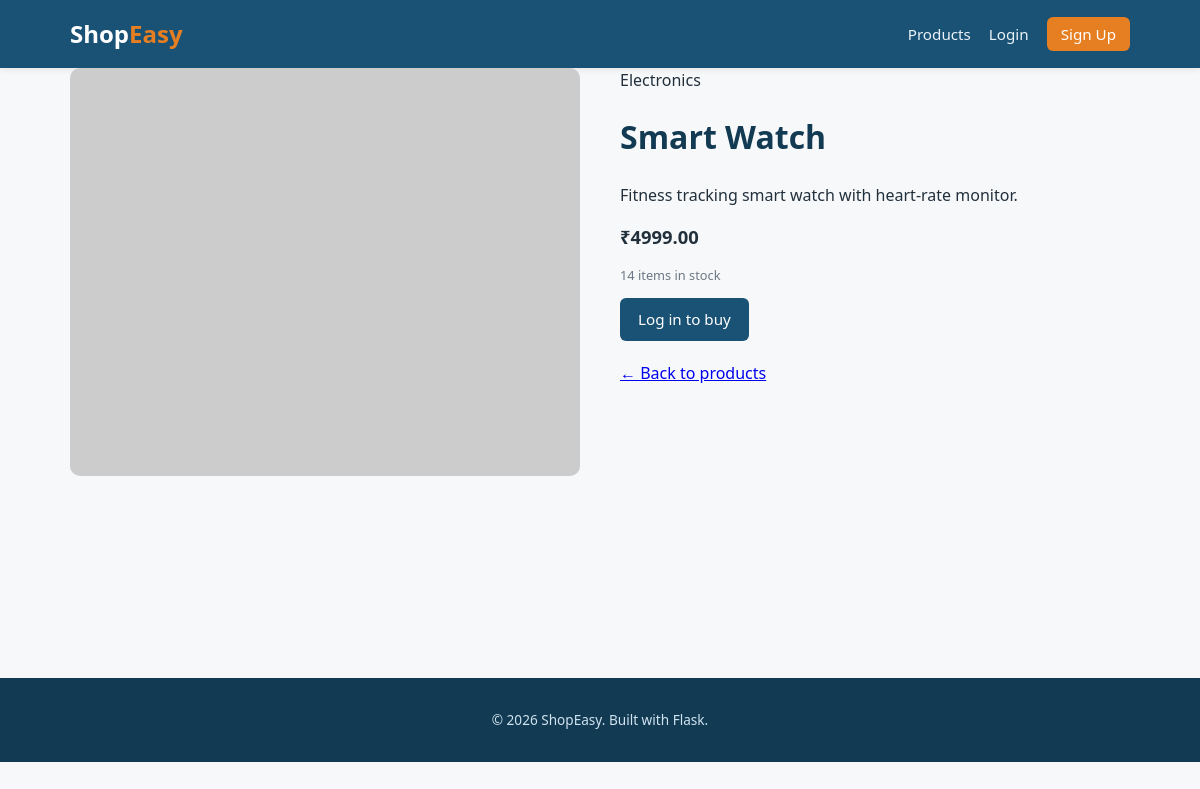
The app's page /product/2 with its own data.
### models/product.py (models this page shows, shortened)
class Product(db.Model):
    __tablename__ = 'products'
    id = db.Column(db.Integer, primary_key=True)
    sku = db.Column(db.String(32), unique=True, nullable=False, index=True)
    name = db.Column(db.String(150), nullable=False)
    description = db.Column(db.Text, nullable=False, default='')
    category = db.Column(db.String(80), nullable=False, default='General')
    price = db.Column(db.Float, nullable=False)                # original price
    discount_price = db.Column(db.Float, nullable=True)        # sale price, if on offer
    stock = db.Column(db.Integer, nullable=False, default=0)
    image_url = db.Column(db.String(300), nullable=True)
    created_at = db.Column(db.DateTime, default=datetime.utcnow)
    order_items = db.relationship('OrderItem', backref='product', lazy=True)
    @property
    def is_on_offer(self):
        return self.discount_price is not None and self.discount_price < self.price
    @property
    def in_stock(self):
        return self.stock > 0

### routes/products.py (the view)
@products_bp.route('/product/<int:product_id>')
def detail(product_id):
    product = Product.query.get(product_id)
    if product is None:
        abort(404)
    return render_template('product_detail.html', product=product)

### templates/product_detail.html (shortened to what this page needs)
{% extends 'base.html' %}
{% block content %}
    <div class="product-detail" data-product-id="{{ product.id }}">
        <div>
            <img src="{{ product.image_url or 'https://picsum.photos/seed/' ~ product.id ~ '/500/400' }}" alt="{{ product.name }}">
        </div>
        <div>
            <span class="category-tag">{{ product.category }}</span>
            <h1>{{ product.name }}</h1>
            <p>{{ product.description }}</p>
            <div class="price-row" id="detail-price-row">
                {% if product.is_on_offer %}
                    <span class="price-original">₹{{ '%.2f'|format(product.price) }}</span>
                    <span class="price-current">₹{{ '%.2f'|format(product.discount_price) }}</span>
                    <span class="discount-pct" id="detail-discount-pct">You save {{ product.discount_percent }}%</span>
                {% else %}
                    <span class="price-plain">₹{{ '%.2f'|format(product.price) }}</span>
                {% endif %}
            </div>
            <p class="stock-note {{ 'low' if product.stock < 5 and product.stock > 0 }}" id="detail-stock-note">
                {% if product.in_stock %}{{ product.stock }} items in stock{% else %}Currently out of stock{% endif %}
            </p>
            {% if current_user.is_authenticated %}
                <div id="buy-section" style="{{ '' if product.in_stock else 'display:none;' }}">
                    <form method="POST" action="{{ url_for('orders.add_to_cart', product_id=product.id) }}">
                        <input type="hidden" name="csrf_token" value="{{ csrf_token() }}">
                        <div class="form-group" style="max-width:140px;">
                            <label for="quantity">Quantity</label>
                            <input type="number" id="quantity" name="quantity" value="1" min="1" max="{{ product.stock }}">
                        </div>
                        <button type="submit" class="btn btn-accent">Add to Cart</button>
                    </form>
                </div>
                <p id="out-of-stock-msg" class="stock-note low" style="{{ 'display:none;' if product.in_stock else '' }}">
                    This item just went out of stock. Please check back soon.
                </p>
            {% else %}
                <a href="{{ url_for('auth.login', next=request.path) }}" class="btn">Log in to buy</a>
            {% endif %}
            <p style="margin-top:20px;"><a href="{{ url_for('products.index') }}">&larr; Back to products</a></p>
        </div>
    </div>
{% endblock %}

### static/css/style.css (style rules this page uses)
:root { --primary: #1a5276; --primary-dark: #123a52; --accent: #e67e22; --bg: #f7f8fa; --card-bg: #ffffff; --text: #22303c; --muted: #6b7885; --border: #e2e6ea; --danger: #c0392b; --success: #1e8449; --radius: 10px; }
* { box-sizing: border-box; }
body { margin: 0; font-family: 'Segoe UI', Roboto, Helvetica, Arial, sans-serif; background: var(--bg); color: var(--text); line-height: 1.5; }
h1, h2, h3 { color: var(--primary-dark); }
.price-row { display: flex; align-items: baseline; gap: 8px; margin-top: 4px; }
.price-plain { color: var(--text); font-weight: 700; font-size: 1.15rem; }
.stock-note { font-size: 0.8rem; color: var(--muted); }
.btn { display: inline-block; padding: 10px 18px; border-radius: 6px; border: none; background: var(--primary); color: #fff; text-decoration: none; cursor: pointer; font-size: 0.95rem; }
.product-detail { display: grid; grid-template-columns: 1fr 1fr; gap: 40px; }
.product-detail img { width: 100%; border-radius: var(--radius); object-fit: cover; }
.product-detail .price-row { margin: 16px 0; font-size: 1.3rem; }

### records on screen
Product: category "Electronics", name "Smart Watch", description "Fitness tracking smart watch with heart-rate monitor.", price "4999.00", stock "14"
